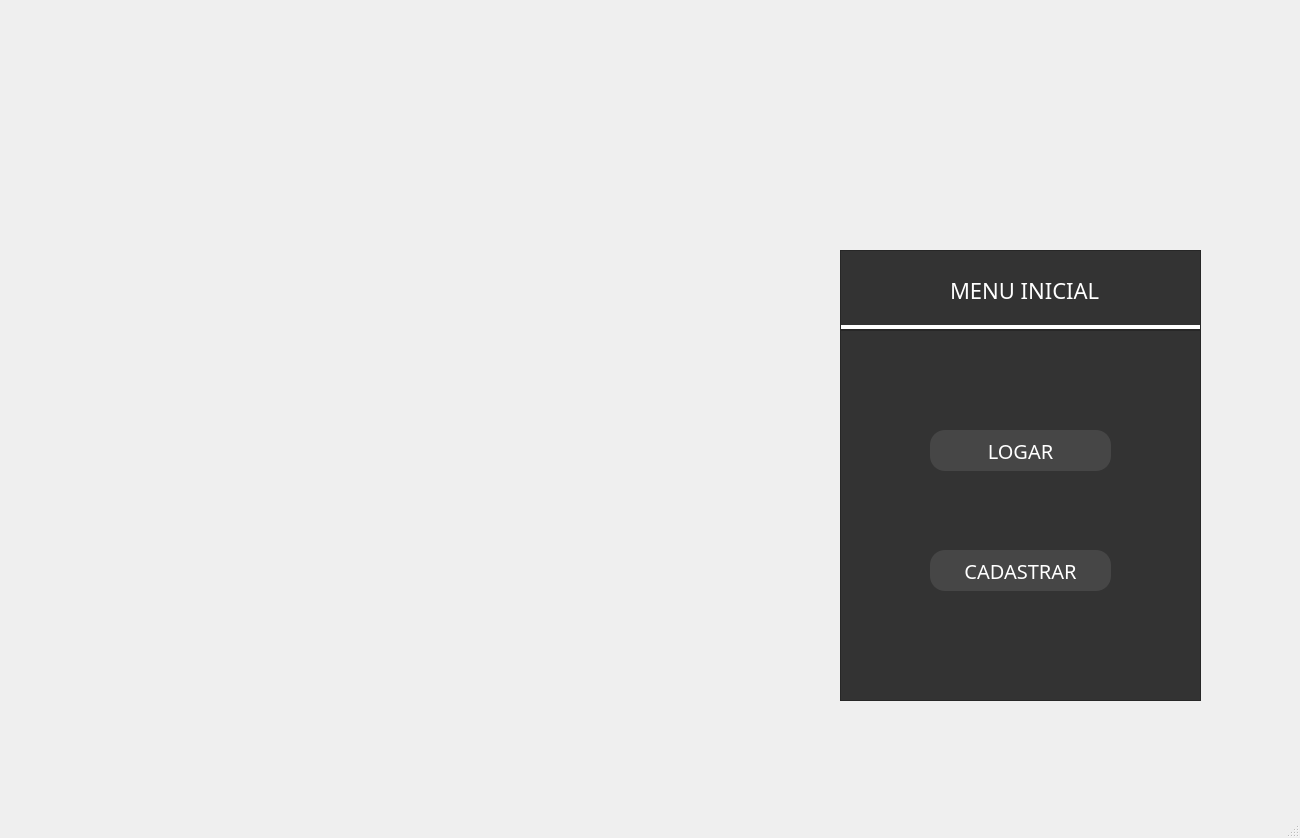
<?xml version="1.0" encoding="UTF-8"?>
<ui version="4.0">
 <class>MainWindow</class>
 <widget class="QMainWindow" name="MainWindow">
  <property name="geometry">
   <rect>
    <x>0</x>
    <y>0</y>
    <width>1300</width>
    <height>838</height>
   </rect>
  </property>
  <property name="windowTitle">
   <string>MainWindow</string>
  </property>
  <property name="styleSheet">
   <string notr="true">
QMainWindow{
	background-image: url(teste.jpg);
}</string>
  </property>
  <widget class="QWidget" name="centralwidget">
   <widget class="QFrame" name="frame">
    <property name="geometry">
     <rect>
      <x>840</x>
      <y>330</y>
      <width>361</width>
      <height>371</height>
     </rect>
    </property>
    <property name="styleSheet">
     <string notr="true">
QFrame{
background:#333;

}</string>
    </property>
    <property name="frameShape">
     <enum>QFrame::StyledPanel</enum>
    </property>
    <property name="frameShadow">
     <enum>QFrame::Raised</enum>
    </property>
    <widget class="QPushButton" name="pushButton">
     <property name="geometry">
      <rect>
       <x>90</x>
       <y>100</y>
       <width>181</width>
       <height>41</height>
      </rect>
     </property>
     <property name="styleSheet">
      <string notr="true">QPushButton{
	border-radius:15px;
	background:rgb(70, 70, 70);
	font-size:20px;
	font-family:century gothic;
	color:white;
}
</string>
     </property>
     <property name="text">
      <string>LOGAR</string>
     </property>
    </widget>
    <widget class="QPushButton" name="pushButton_2">
     <property name="geometry">
      <rect>
       <x>90</x>
       <y>220</y>
       <width>181</width>
       <height>41</height>
      </rect>
     </property>
     <property name="styleSheet">
      <string notr="true">
QPushButton{
	border-radius:15px;
	background:rgb(70, 70, 70);
	font-size:20px;
	font-family:century gothic;
	color:white;
}</string>
     </property>
     <property name="text">
      <string>CADASTRAR</string>
     </property>
    </widget>
   </widget>
   <widget class="QFrame" name="frame_2">
    <property name="geometry">
     <rect>
      <x>840</x>
      <y>250</y>
      <width>361</width>
      <height>80</height>
     </rect>
    </property>
    <property name="styleSheet">
     <string notr="true">
QFrame{
background:#333;

border-bottom:5px solid white;

}</string>
    </property>
    <property name="frameShape">
     <enum>QFrame::StyledPanel</enum>
    </property>
    <property name="frameShadow">
     <enum>QFrame::Raised</enum>
    </property>
    <widget class="QLabel" name="label_2">
     <property name="geometry">
      <rect>
       <x>110</x>
       <y>20</y>
       <width>151</width>
       <height>41</height>
      </rect>
     </property>
     <property name="styleSheet">
      <string notr="true">QLabel{

color:white;
border:none;
 font-size:22px;
 font-family:century gothic;
}</string>
     </property>
     <property name="text">
      <string>MENU INICIAL</string>
     </property>
    </widget>
   </widget>
  </widget>
  <widget class="QMenuBar" name="menubar">
   <property name="geometry">
    <rect>
     <x>0</x>
     <y>0</y>
     <width>1300</width>
     <height>21</height>
    </rect>
   </property>
  </widget>
  <widget class="QStatusBar" name="statusbar"/>
 </widget>
 <resources/>
 <connections/>
</ui>
